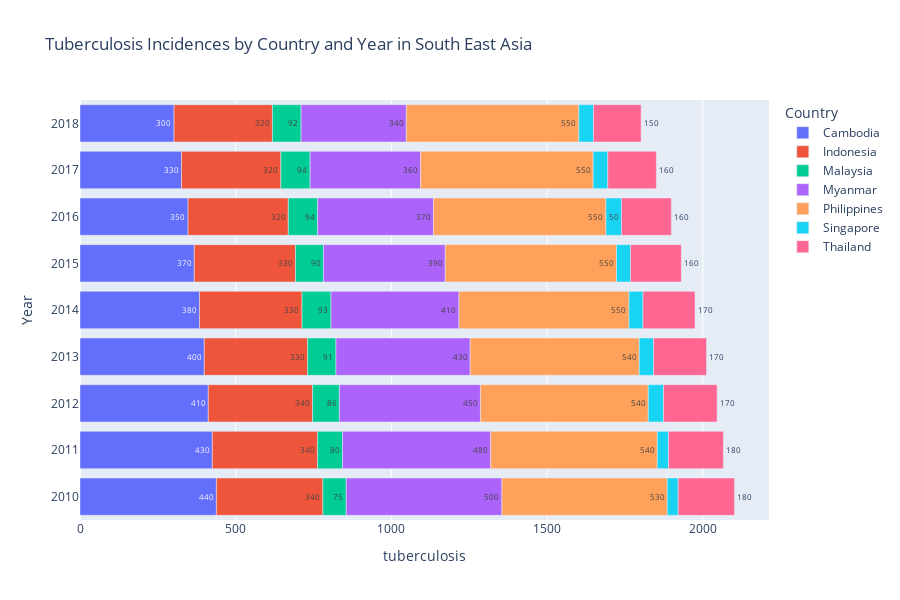

This figure's notebook cell:
### Markdown cell above
## Tuberculosis Incidences By Country and Year in South East Asia

### Code cell
plt.style.use('dark_background')
import plotly.express as px
fig = px.bar(seatb, x="tuberculosis", y="Year", color='Country', orientation='h',
             hover_data=[],
             height=600,
             title='Tuberculosis Incidences by Country and Year in South East Asia', text='tuberculosis')

fig.update_traces(texttemplate='%{text:.2s}', textposition='outside')
fig.update_layout(uniformtext_minsize=8, uniformtext_mode='hide')
fig.show()

### Figure 1 — Plotly figure (JSON) as saved in the notebook; plotly's stock layout.template omitted (floating-point values rounded to 4 significant figures)
{"data": [{"alignmentgroup": "True", "hoverlabel": {"namelength": 0}, "hovertemplate": "Country=Cambodia<br>tuberculosis=%{text}<br>Year=%{y}", "legendgroup": "Cambodia", "marker": {"color": "#636efa"}, "name": "Cambodia", "offsetgroup": "Cambodia", "orientation": "h", "showlegend": true, "text": [302, 326, 347, 367, 384, 399, 412, 425, 438], "textposition": "outside", "texttemplate": "%{text:.2s}", "type": "bar", "x": [302, 326, 347, 367, 384, 399, 412, 425, 438], "xaxis": "x", "y": [2018, 2017, 2016, 2015, 2014, 2013, 2012, 2011, 2010], "yaxis": "y"}, {"alignmentgroup": "True", "hoverlabel": {"namelength": 0}, "hovertemplate": "Country=Indonesia<br>tuberculosis=%{text}<br>Year=%{y}", "legendgroup": "Indonesia", "marker": {"color": "#EF553B"}, "name": "Indonesia", "offsetgroup": "Indonesia", "orientation": "h", "showlegend": true, "text": [316, 319, 322, 325, 329, 332, 335, 338, 342], "textposition": "outside", "texttemplate": "%{text:.2s}", "type": "bar", "x": [316, 319, 322, 325, 329, 332, 335, 338, 342], "xaxis": "x", "y": [2018, 2017, 2016, 2015, 2014, 2013, 2012, 2011, 2010], "yaxis": "y"}, {"alignmentgroup": "True", "hoverlabel": {"namelength": 0}, "hovertemplate": "Country=Malaysia<br>tuberculosis=%{text}<br>Year=%{y}", "legendgroup": "Malaysia", "marker": {"color": "#00cc96"}, "name": "Malaysia", "offsetgroup": "Malaysia", "orientation": "h", "showlegend": true, "text": [92, 94, 94, 90, 93, 91, 86, 80, 75], "textposition": "outside", "texttemplate": "%{text:.2s}", "type": "bar", "x": [92, 94, 94, 90, 93, 91, 86, 80, 75], "xaxis": "x", "y": [2018, 2017, 2016, 2015, 2014, 2013, 2012, 2011, 2010], "yaxis": "y"}, {"alignmentgroup": "True", "hoverlabel": {"namelength": 0}, "hovertemplate": "Country=Myanmar<br>tuberculosis=%{text}<br>Year=%{y}", "legendgroup": "Myanmar", "marker": {"color": "#ab63fa"}, "name": "Myanmar", "offsetgroup": "Myanmar", "orientation": "h", "showlegend": true, "text": [338, 355, 372, 391, 411, 431, 453, 476, 500], "textposition": "outside", "texttemplate": "%{text:.2s}", "type": "bar", "x": [338, 355, 372, 391, 411, 431, 453, 476, 500], "xaxis": "x", "y": [2018, 2017, 2016, 2015, 2014, 2013, 2012, 2011, 2010], "yaxis": "y"}, {"alignmentgroup": "True", "hoverlabel": {"namelength": 0}, "hovertemplate": "Country=Philippines<br>tuberculosis=%{text}<br>Year=%{y}", "legendgroup": "Philippines", "marker": {"color": "#FFA15A"}, "name": "Philippines", "offsetgroup": "Philippines", "orientation": "h", "showlegend": true, "text": [554, 554, 554, 550, 546, 543, 539, 535, 531], "textposition": "outside", "texttemplate": "%{text:.2s}", "type": "bar", "x": [554, 554, 554, 550, 546, 543, 539, 535, 531], "xaxis": "x", "y": [2018, 2017, 2016, 2015, 2014, 2013, 2012, 2011, 2010], "yaxis": "y"}, {"alignmentgroup": "True", "hoverlabel": {"namelength": 0}, "hovertemplate": "Country=Singapore<br>tuberculosis=%{text}<br>Year=%{y}", "legendgroup": "Singapore", "marker": {"color": "#19d3f3"}, "name": "Singapore", "offsetgroup": "Singapore", "orientation": "h", "showlegend": true, "text": [47, 47, 50, 45, 45, 46, 49, 36, 35], "textposition": "outside", "texttemplate": "%{text:.2s}", "type": "bar", "x": [47, 47, 50, 45, 45, 46, 49, 36, 35], "xaxis": "x", "y": [2018, 2017, 2016, 2015, 2014, 2013, 2012, 2011, 2010], "yaxis": "y"}, {"alignmentgroup": "True", "hoverlabel": {"namelength": 0}, "hovertemplate": "Country=Thailand<br>tuberculosis=%{text}<br>Year=%{y}", "legendgroup": "Thailand", "marker": {"color": "#FF6692"}, "name": "Thailand", "offsetgroup": "Thailand", "orientation": "h", "showlegend": true, "text": [153, 156, 160, 163, 167, 170, 172, 176, 181], "textposition": "outside", "texttemplate": "%{text:.2s}", "type": "bar", "x": [153, 156, 160, 163, 167, 170, 172, 176, 181], "xaxis": "x", "y": [2018, 2017, 2016, 2015, 2014, 2013, 2012, 2011, 2010], "yaxis": "y"}], "layout": {"barmode": "relative", "height": 600, "legend": {"title": {"text": "Country"}, "tracegroupgap": 0}, "title": {"text": "Tuberculosis Incidences by Country and Year in South East Asia"}, "uniformtext": {"minsize": 8, "mode": "hide"}, "xaxis": {"anchor": "y", "domain": [0, 1], "title": {"text": "tuberculosis"}}, "yaxis": {"anchor": "x", "domain": [0, 1], "title": {"text": "Year"}}}}
